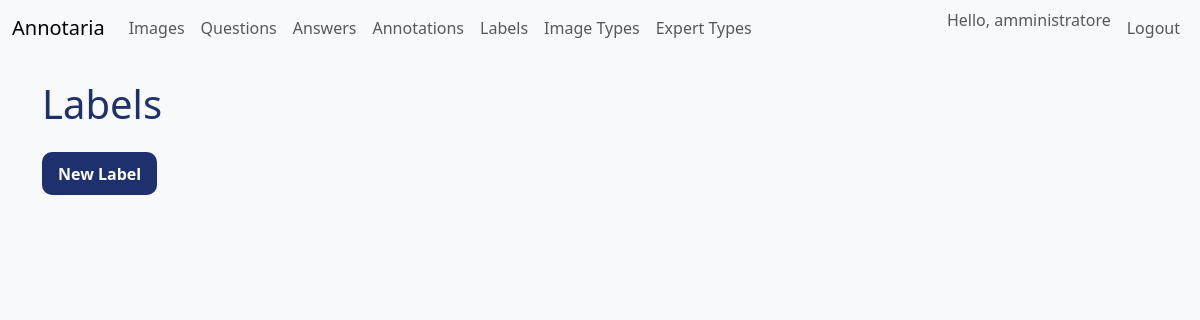
/ui/labels (signed in), run on an earlier commit of the app's database.
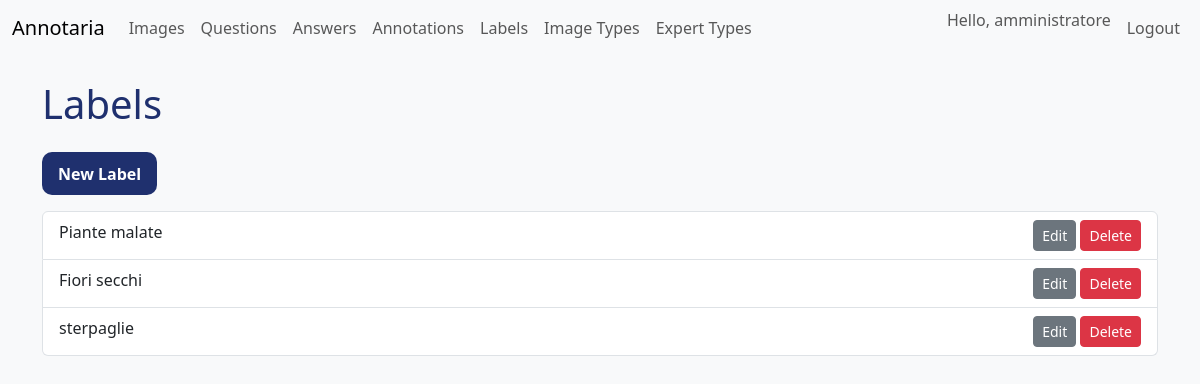
And on a later commit of the database.
### models.py (models this page shows)
class Label(Base):
    __tablename__ = "labels"
    id = Column(Integer, primary_key=True, index=True)
    name = Column(String, unique=True, nullable=False)
    annotations = relationship("Annotation", back_populates="label")

### routers/ui.py (the view)
@router.get("/labels", response_class=HTMLResponse)
def list_labels(
    request: Request,
    user: UserModel = Depends(require_admin),
    db: Session = Depends(get_db),
):
    labels = db.query(LabelModel).all()
    return templates.TemplateResponse(
        "labels.html", {"request": request, "labels": labels, "user": user}
    )

### templates/labels.html
{% extends "base.html" %}
{% block content %}
<h1>Labels</h1>
<a href="/ui/labels/create" class="btn btn-primary mb-3">New Label</a>
<ul class="list-group">
{% for l in labels %}
<li class="list-group-item d-flex justify-content-between">
    {{ l.name }}
    <span>
        <a href="/ui/labels/{{ l.id }}/edit" class="btn btn-sm btn-secondary">Edit</a>
        <form method="post" action="/ui/labels/{{ l.id }}/delete" class="d-inline">
            <button type="submit" class="btn btn-sm btn-danger">Delete</button>
        </form>
    </span>
</li>
{% endfor %}
</ul>
{% endblock %}

What changed in the data, as far as the page shows it:
added Label: name "Piante malate"
added Label: name "Fiori secchi"
added Label: name "sterpaglie"
